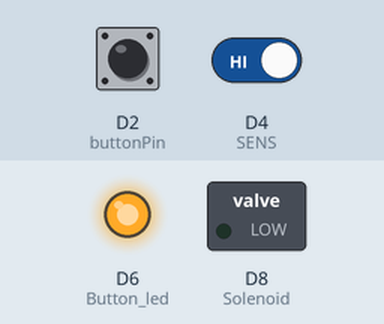
Recording of a sketch running on a simulated Arduino MKR. Parts: switched loads named in the sketch (green lamp = pin HIGH), output pins drawn as LEDs (lit = HIGH). The inputs (shaded band) are chosen by the test bench; at power-on: D4 (SENS) HIGH, D2 (buttonPin) HIGH. WiFi joins after 1.5 s; servers stay silent unless stated; uploads are accepted with an empty reply; what the sketch prints to the serial monitor is not drawn.

Above: at 16.4 s.
16.5 s: D4 (SENS) driven LOW
At 19.4 s:
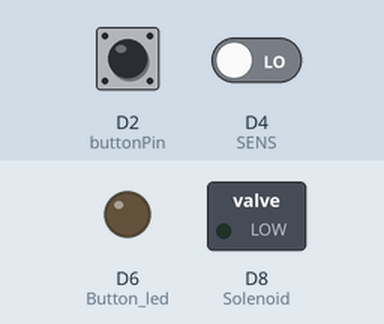
20.2 s: D4 (SENS) driven HIGH
At 21.9 s:
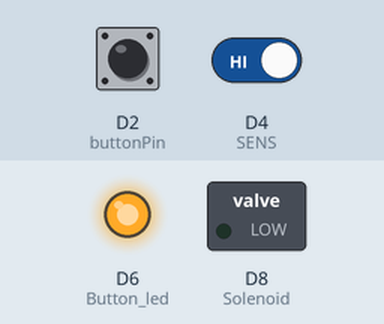
Timing chart, 0 to 23.4 s (numbered marks = the images above; inputs shaded):
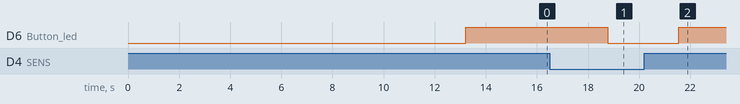

Measured:
- after the input at 16.5 s, D6 (Button_led): HIGH → LOW after 2.3 s
- after the input at 20.2 s, D6 (Button_led): LOW → HIGH after 1.3 s

The sketch:

mkr_0809.ino
```cpp
#include <SPI.h>
#include <WiFi101.h>
#include <WString.h>

///////please enter your sensitive data in the Secret tab/arduino_secrets.h
char ssid[] = "oysterYS";        // your network SSID (name)
char pass[] = "52005200ys";    // your network password (use for WPA, or use as key for WEP)
//https://arduino.stackexchange.com/questions/43644/wifi101-client-http-post-fails-after-3rd-request
int status = WL_IDLE_STATUS;

// Initialize the WiFi client library
WiFiClient client;

// server address:
char server[] = "todayrecycle.com";
//IPAddress server(64,131,82,241);

unsigned long lastConnectionTime = 0;            // last time you connected to the server, in milliseconds
const unsigned long postingInterval = 0.5L * 1000L; // delay between updates, in milliseconds


#define SENS  4  // Door sensor
// constants
const int buttonPin = 2;     // the number of the pushbutton pin
const int Solenoid =  8;      // the number of the Solenoid pin
const int TPin = 3;     // the number of the trigger pin

// variables
int buttonState = 0;         // variable for reading the pushbutton status
int sensorState = 0; // variable for reading the Door Sensor status

String line;
bool isOK = false;

String getValue(String data, char separator, int index)
{
  int found = 0;
  int strIndex[] = {0, -1};
  int maxIndex = data.length()-1;

  for(int i=0; i<=maxIndex && found<=index; i++){
    if(data.charAt(i)==separator || i==maxIndex){
        found++;
        strIndex[0] = strIndex[1]+1;
        strIndex[1] = (i == maxIndex) ? i+1 : i;
    }
  }

  return found>index ? data.substring(strIndex[0], strIndex[1]) : "";
}


void setup() {
  //Initialize serial and wait for port to open:
  Serial.begin(9600);
  while (!Serial) {
    ; // wait for serial port to connect. Needed for native USB port only
  }

  // check for the presence of the shield:
  if (WiFi.status() == WL_NO_SHIELD) {
    Serial.println("WiFi shield not present");
    // don't continue:
    while (true);
  }

  // attempt to connect to WiFi network:
  while ( status != WL_CONNECTED) {
    Serial.print("Attempting to connect to SSID: ");
    Serial.println(ssid);
    // Connect to WPA/WPA2 network. Change this line if using open or WEP network:
    status = WiFi.begin(ssid, pass);

    // wait 10 seconds for connection:
    delay(10000);
  }
  // you're connected now, so print out the status:
  printWiFiStatus();

    // initialize HW setting
  pinMode(SENS, INPUT);
  digitalWrite(SENS, HIGH);
  pinMode(LED_BUILTIN, OUTPUT); //Button led
  pinMode(Solenoid, OUTPUT); //lock
  pinMode(buttonPin, INPUT); //push btn
  digitalWrite(buttonPin, HIGH); //push led btn
  pinMode(TPin, INPUT); //door
  digitalWrite(TPin, HIGH);

}

void loop() {
  // if there's incoming data from the net connection.
  // send it out the serial port.  This is for debugging
  // purposes only:

  while (client.available()) {
    char c = client.read();
    line = client.readStringUntil('\r');
  }

  String a = getValue(line, '@', 1);
  if(client.available()){
    Serial.println(a);
    if(a == "1") isOK=true;
    else isOK=false;
  }


  // if ten seconds have passed since your last connection,
  // then connect again and send data:

    if (millis() - lastConnectionTime > postingInterval) {
      httpRequest();
    }
    buttonState = digitalRead(buttonPin); //led btn sensor
    sensorState = digitalRead(SENS); //door sensor
    //Serial.println(sensorState);
    if(isOK){
        lockClose();
        ledOn();
      if(buttonState == LOW){
          lockOpen();
          ledOff();
       }
    }else{
        ledOff();
        lockClose();
    }

    if(sensorState == LOW){
      //open
     // ledOff();
    }else{
      //close
      ledOn();
      lockClose();
    }


 }

void ledBlink(){
    digitalWrite(LED_BUILTIN, HIGH);   // turn the LED on (HIGH is the voltage level)
    delay(100);                       // wait for a second
    digitalWrite(LED_BUILTIN, LOW);    // turn the LED off by making the voltage LOW
    delay(100);                       // wait for a second
}
void ledOn(){
    digitalWrite(LED_BUILTIN, HIGH);   // turn the LED on (HIGH is the voltage level)
}
void ledOff(){
  digitalWrite(LED_BUILTIN, LOW);   // turn the LED on (HIGH is the voltage level)
}
void lockClose(){
 digitalWrite(Solenoid, LOW);
}
void lockOpen(){
 digitalWrite(Solenoid, HIGH);
 delay(2500);
}

// this method makes a HTTP connection to the server:
void httpRequest() {
  // close any connection before send a new request.
  // This will free the socket on the WiFi shield
  client.stop();
  WiFi.end();
  delay(10);
  WiFi.begin(ssid, pass);

  // if there's a successful connection:
  if (client.connect(server, 80)) {
    //Serial.println("connecting...");
    // send the HTTP PUT request:
    client.println("GET /todayrecycle/wifi/qrbox.jsp HTTP/1.1");
    client.println("Host: todayrecycle.com");
    client.println("User-Agent: ArduinoWiFi/1.1");
    client.println("Connection: close");
    client.println();

    // note the time that the connection was made:
    lastConnectionTime = millis();
  }
  else {
    // if you couldn't make a connection:
    Serial.println("connection failed");
  }
}


void printWiFiStatus() {
  // print the SSID of the network you're attached to:
  Serial.print("SSID: ");
  Serial.println(WiFi.SSID());

  // print your WiFi shield's IP address:
  IPAddress ip = WiFi.localIP();
  Serial.print("IP Address: ");
  Serial.println(ip);

  // print the received signal strength:
  long rssi = WiFi.RSSI();
  Serial.print("signal strength (RSSI):");
  Serial.print(rssi);
  Serial.println(" dBm");
}


void connectWIFI(){
    // attempt to connect to WiFi network:
  while ( status != WL_CONNECTED) {
    Serial.print("Attempting to connect to SSID: ");
    Serial.println(ssid);
    // Connect to WPA/WPA2 network. Change this line if using open or WEP network:
    status = WiFi.begin(ssid, pass);

    // wait 10 seconds for connection:
    delay(10000);

    // you're connected now, so print out the status:
  printWiFiStatus();
  }
}
```
